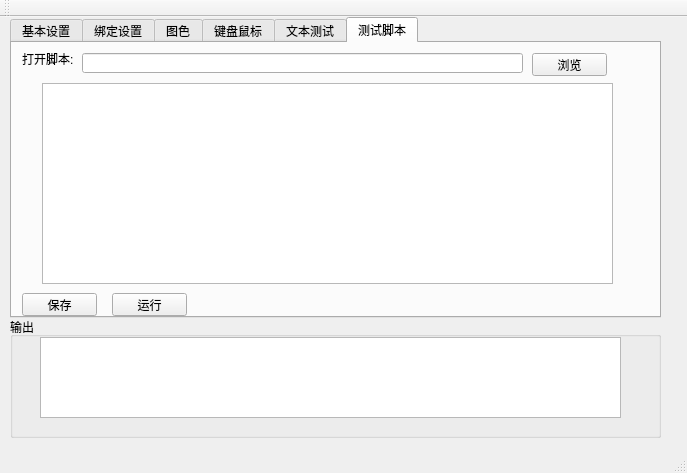
<?xml version="1.0" encoding="UTF-8"?>
<ui version="4.0">
 <class>op_testClass</class>
 <widget class="QMainWindow" name="op_testClass">
  <property name="geometry">
   <rect>
    <x>0</x>
    <y>0</y>
    <width>687</width>
    <height>473</height>
   </rect>
  </property>
  <property name="windowTitle">
   <string>op_test</string>
  </property>
  <widget class="QWidget" name="centralWidget">
   <widget class="QTabWidget" name="tabWidget">
    <property name="geometry">
     <rect>
      <x>10</x>
      <y>0</y>
      <width>651</width>
      <height>301</height>
     </rect>
    </property>
    <property name="currentIndex">
     <number>5</number>
    </property>
    <widget class="QWidget" name="tabl">
     <attribute name="title">
      <string>基本设置</string>
     </attribute>
    </widget>
    <widget class="QWidget" name="tab_2">
     <attribute name="title">
      <string>绑定设置</string>
     </attribute>
    </widget>
    <widget class="QWidget" name="tab_3">
     <attribute name="title">
      <string>图色</string>
     </attribute>
    </widget>
    <widget class="QWidget" name="tab">
     <attribute name="title">
      <string>键盘鼠标</string>
     </attribute>
    </widget>
    <widget class="QWidget" name="tab_4">
     <attribute name="title">
      <string>文本测试</string>
     </attribute>
    </widget>
    <widget class="QWidget" name="tab_5">
     <attribute name="title">
      <string>测试脚本</string>
     </attribute>
     <widget class="QLabel" name="label">
      <property name="geometry">
       <rect>
        <x>10</x>
        <y>10</y>
        <width>54</width>
        <height>12</height>
       </rect>
      </property>
      <property name="text">
       <string>打开脚本:</string>
      </property>
     </widget>
     <widget class="QLineEdit" name="lineEdit">
      <property name="geometry">
       <rect>
        <x>70</x>
        <y>10</y>
        <width>441</width>
        <height>20</height>
       </rect>
      </property>
      <property name="readOnly">
       <bool>true</bool>
      </property>
     </widget>
     <widget class="QPushButton" name="pushButton">
      <property name="geometry">
       <rect>
        <x>520</x>
        <y>10</y>
        <width>75</width>
        <height>23</height>
       </rect>
      </property>
      <property name="text">
       <string>浏览</string>
      </property>
     </widget>
     <widget class="QTextEdit" name="textEdit">
      <property name="geometry">
       <rect>
        <x>30</x>
        <y>40</y>
        <width>571</width>
        <height>201</height>
       </rect>
      </property>
     </widget>
     <widget class="QPushButton" name="pushButton_2">
      <property name="geometry">
       <rect>
        <x>10</x>
        <y>250</y>
        <width>75</width>
        <height>23</height>
       </rect>
      </property>
      <property name="text">
       <string>保存</string>
      </property>
     </widget>
     <widget class="QPushButton" name="pushButton_3">
      <property name="geometry">
       <rect>
        <x>100</x>
        <y>250</y>
        <width>75</width>
        <height>23</height>
       </rect>
      </property>
      <property name="text">
       <string>运行</string>
      </property>
     </widget>
    </widget>
   </widget>
   <widget class="QGroupBox" name="groupBox">
    <property name="geometry">
     <rect>
      <x>10</x>
      <y>300</y>
      <width>651</width>
      <height>121</height>
     </rect>
    </property>
    <property name="title">
     <string>输出</string>
    </property>
    <widget class="QTextEdit" name="textEdit_2">
     <property name="geometry">
      <rect>
       <x>30</x>
       <y>20</y>
       <width>581</width>
       <height>81</height>
      </rect>
     </property>
     <property name="readOnly">
      <bool>true</bool>
     </property>
    </widget>
   </widget>
  </widget>
  <widget class="QMenuBar" name="menuBar">
   <property name="geometry">
    <rect>
     <x>0</x>
     <y>0</y>
     <width>687</width>
     <height>23</height>
    </rect>
   </property>
  </widget>
  <widget class="QToolBar" name="mainToolBar">
   <attribute name="toolBarArea">
    <enum>TopToolBarArea</enum>
   </attribute>
   <attribute name="toolBarBreak">
    <bool>false</bool>
   </attribute>
  </widget>
  <widget class="QStatusBar" name="statusBar"/>
 </widget>
 <layoutdefault spacing="6" margin="11"/>
 <resources>
  <include location="op_test.qrc"/>
 </resources>
 <connections/>
</ui>
